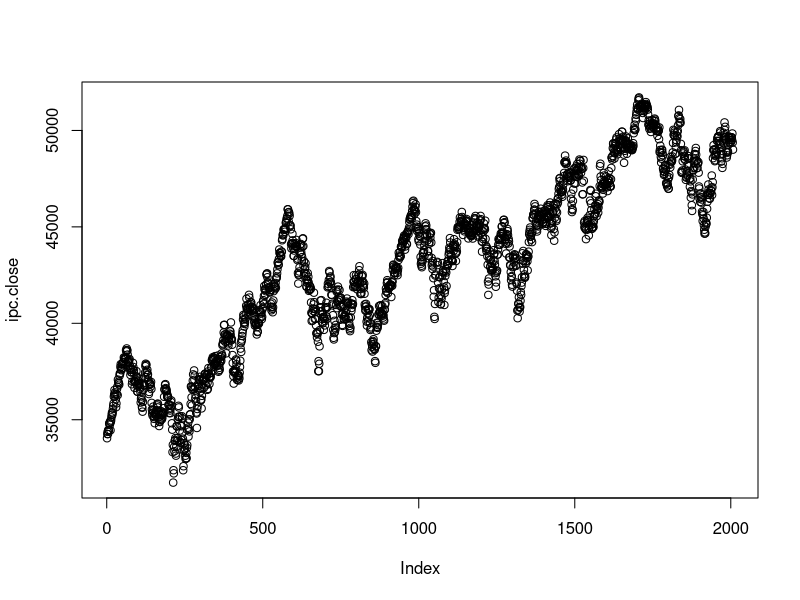
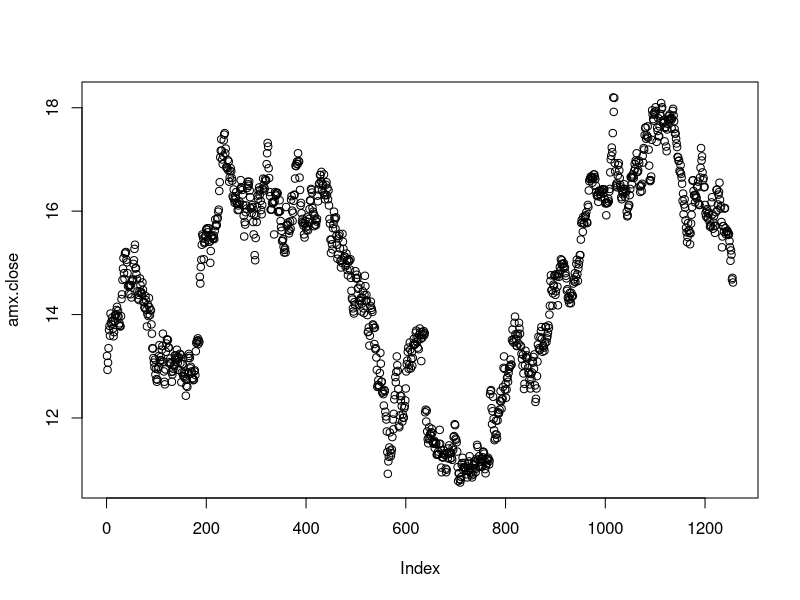
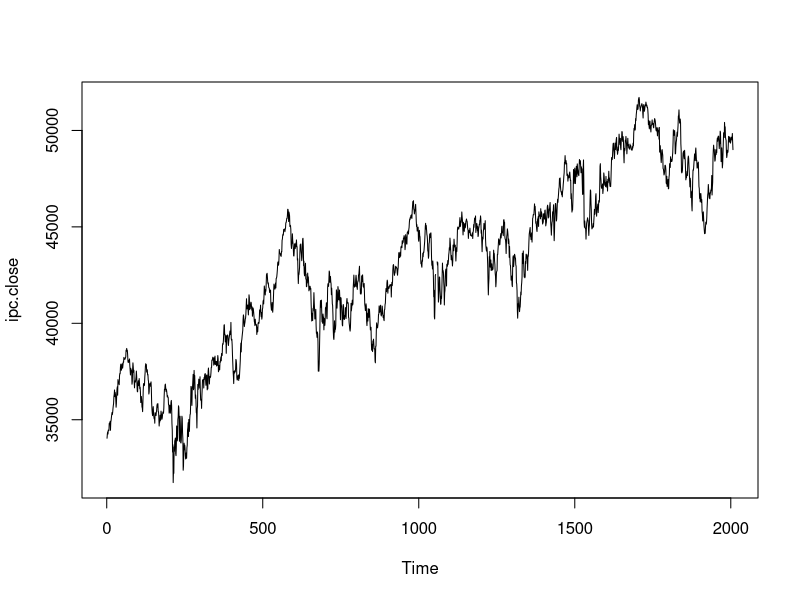
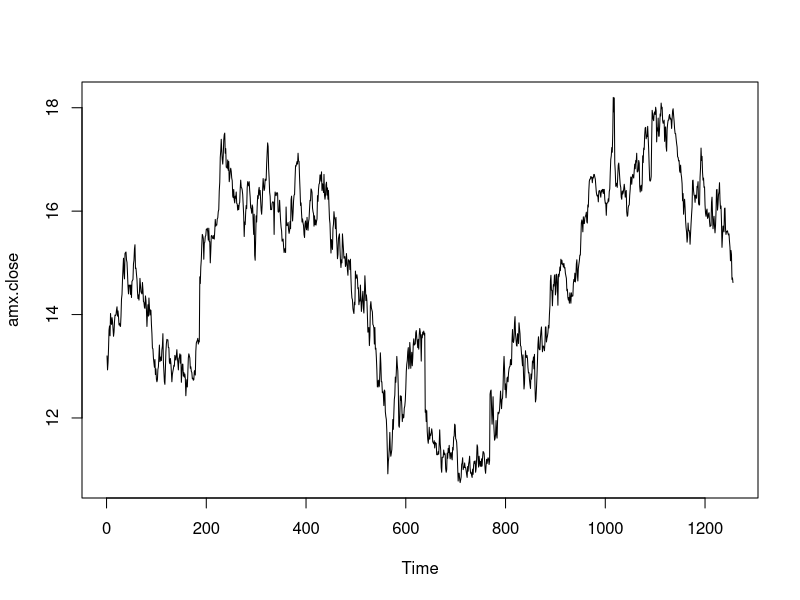
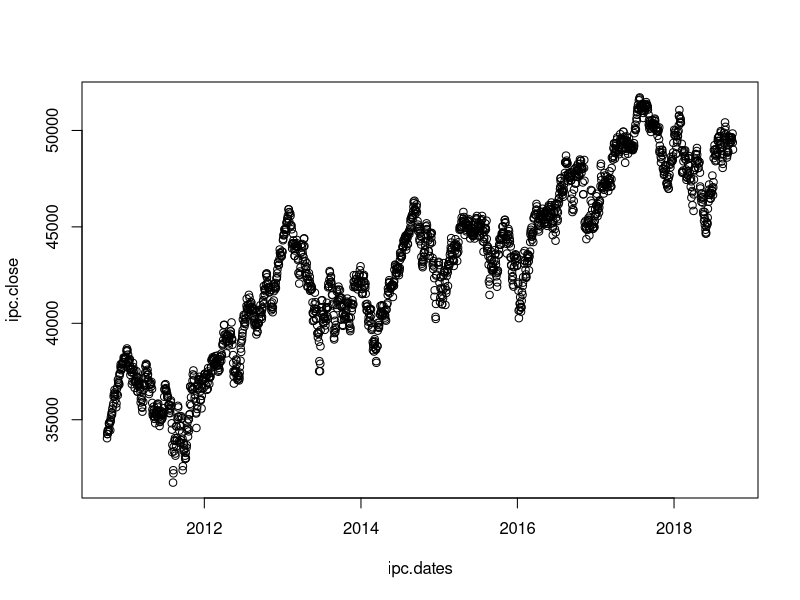
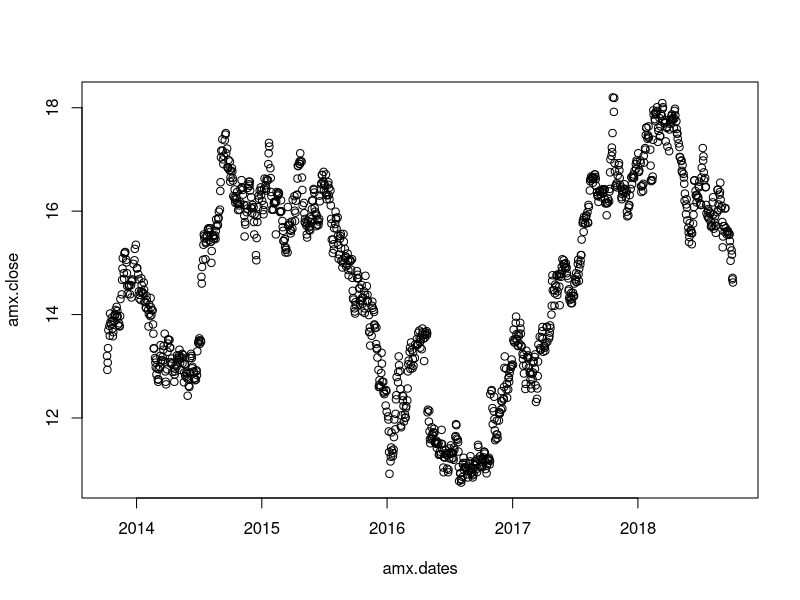
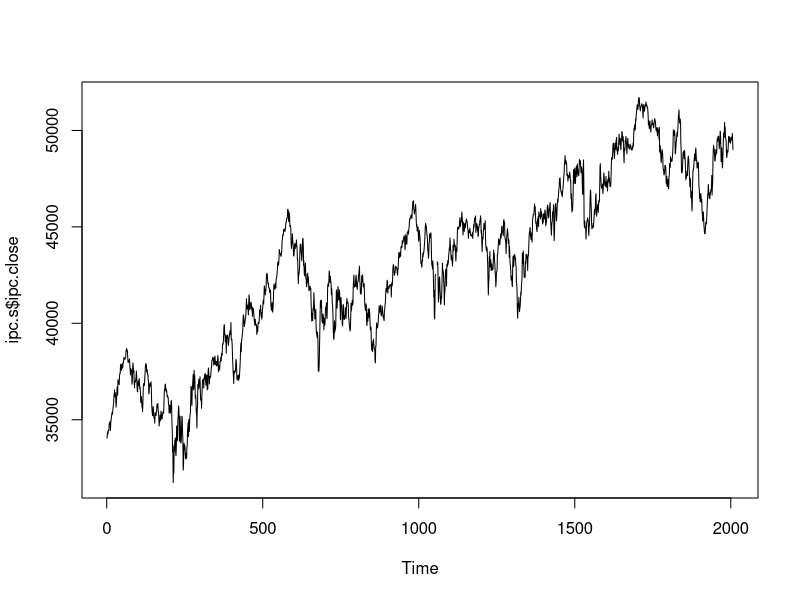
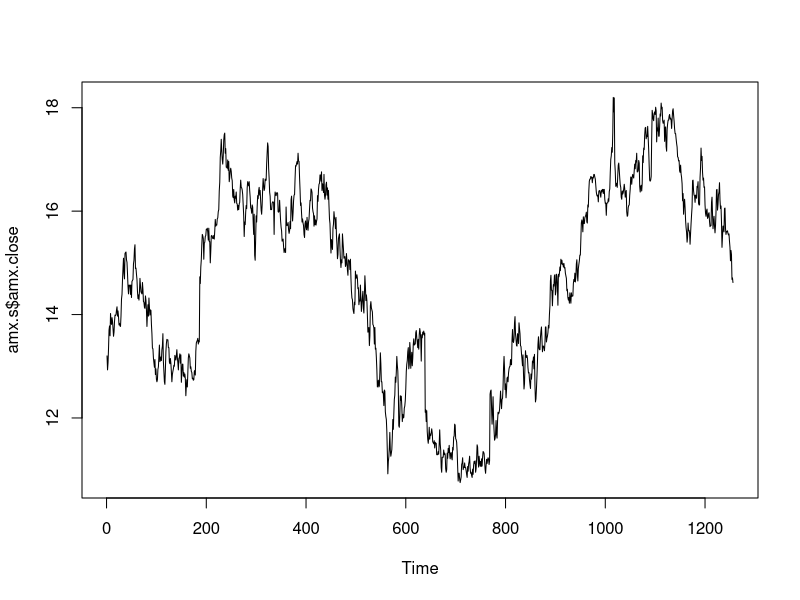

The R script that drew these images, in order: (Note: this script raises an error after producing the figures.)
# Aplicación del Filtro Kalman-Vadim
# Para la estimación de la volatilidad en
# Series de Tiempo del IPC

# Iván de Luna


# Lista de paquetes requeridos y checa si se encuentran instalados
# si no se encuentran, se instalan.

lop <- c("MASS", "stats", "tseries", "DAAG",
         "xts","forecast", "urca")
np <- lop[!(lop %in% installed.packages()[,"Package"])]
if (length(np)) install.packages(np)

# Se cargan los paquetes requeridos
lapply(lop, require, character.only = TRUE)

# Se carga el archivo ipc.csv y amxl.csv con los datos del IPC
# y de América Movil de los últimos 5 años

ipc <- read.csv("ipc.csv")
amx <- read.csv("amxl.csv")

# Checar los datos que contiene la variable ipc
head(ipc)
head(amx)

# Darle formato a las fechas tipo POSIX

ipc.dates <- as.POSIXct(ipc$Date, format = "%Y-%m-%d")
ipc.dates <- as.Date(ipc$Date)

amx.dates <- as.POSIXct(amx$Date, format = "%Y-%m-%d")
amx.dates <- as.Date(amx$Date)

# Checar que las fechas estén en el formato deseado

head(ipc.dates)
head(amx.dates)

# creamos un vector del cierre del ipc y amx

ipc.close <- as.numeric(ipc$Close)
amx.close <- as.numeric(amx$Close)

# Graficamos las series
plot(ipc.close)
plot(amx.close)

plot.ts(ipc.close)
plot.ts(amx.close)

# Pero las series no tienen tiempo, por eso hay que agregarles el
# vector del tiempo

ipc.s <- data.frame(ipc.dates, ipc.close)
amx.s <- data.frame(amx.dates, amx.close)

plot(ipc.s)
plot(amx.s)


plot.ts(ipc.s$ipc.close)
plot.ts(amx.s$amx.close)

# Los rendimientos se calculan como la diferencia logarítmica
# entre los precios del punto t y t-1, esto se puede hacer
# declarando una función o utilizando alguna ya disponible

rend <- function(x) diff(log(x))

ipc.ret <- rend(ipc.close)
amx.ret <- rend(amx.close)

plot.ts(amx.ret)

# Para conocer la estacionalidad de la serie de tiempo se pueden utilizar
# diversas funciones como la de autocorrelación

acf(amx.ret)
acf(ipc.ret)

pacf(amx.ret)
pacf(ipc.ret)

# también puede utilizarse el test de Dick-Fuller
adf.test(ipc.ret, alternative = "stationary", k=0)
adf.test(amx.ret, alternative = "stationary", k=0)

# Podemos entender que la serie es estacional con la primera diferencia
# vamos a modelar un ARIMA del tipo (0,0,0), (1,0,0), (0,0,1) y (1,0,1)
# para ver la diferencia y cuál queda mejor

# ARIMA (0,0,0)
a1 <- arima(ipc.ret, c(0,0,0), seasonal = list(order = c(0,0,0),
                                               period = 12))

b1 <- Arima()
a1
p1 <- predict(a1, n.ahead = 12)
p1

# ARIMA (1,0,0)
a2 <- arima(ipc.ret, c(1,0,0), seasonal = list(order = c(0,0,0),
                                               period = 12))
a2

p2 <- predict(a2, n.ahead = 12)
p2

# ARIMA (0,0,1)
a3 <- arima(ipc.ret, c(0,0,1), seasonal = list(order = c(0,0,1),
                                               period = 12))
a3

p3 <- predict(a3, n.ahead = 12)
p3

# ARIMA (1,0,1)
a4 <- arima(ipc.ret, c(1,0,1), seasonal = list(order = c(1,0,1),
                                               period = 12))
a4

p4 <- predict(a4, n.ahead = 12)
p4

# ARIMA (0,1,1)
a5 <- arima(ipc.ret, c(0,1,1), seasonal = list(order = c(0,1,1),
                                               period = 12))
a5

p5 <- predict(a5, n.ahead = 12)
p5

# ARIMA (1,1,1)
